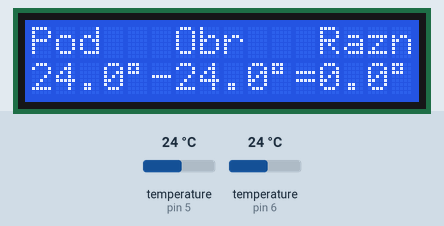
The sketch below on a simulated Arduino Uno, built with avr-gcc and run on an emulated ATmega328P. Shown: 16×2 character LCD. Inputs (shaded band) come from the test bench; at power-on: temperature (sensors on pin 5, pin 6) 24 °C.

Above: at 1.2 s.
1.3 s: temperature (sensor on pin 5) set to 12 °C
At 2.8 s:
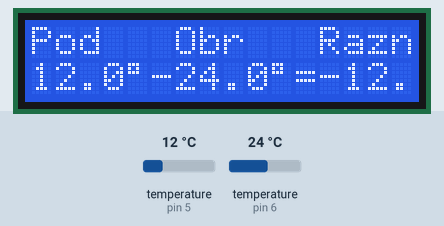
3.6 s: temperature (sensor on pin 6) set to 12 °C
At 4.8 s:
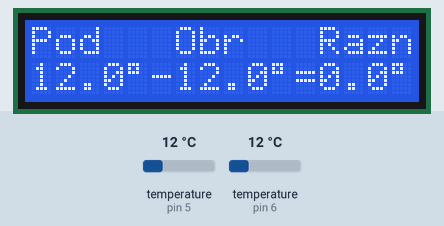
5.7 s: temperature (sensor on pin 6) set to 4 °C
At 6.8 s:
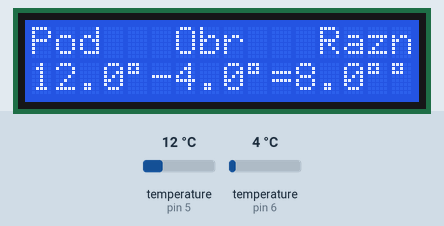
7.8 s: temperature (sensor on pin 5) set to 4 °C
At 9.7 s:
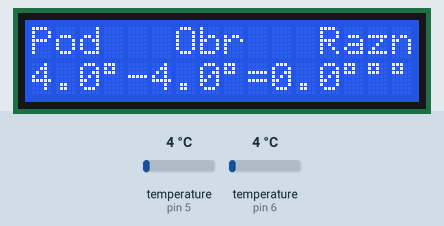
10.0 s: temperature (sensor on pin 5) set to 19 °C
At 11.8 s:
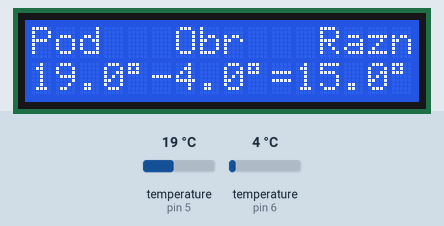
12.1 s: temperature (sensor on pin 6) set to 19 °C
At 13.8 s:
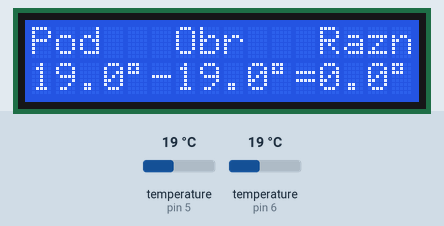
Timing chart, 0 to 15.2 s (numbered marks = the images above; inputs shaded):
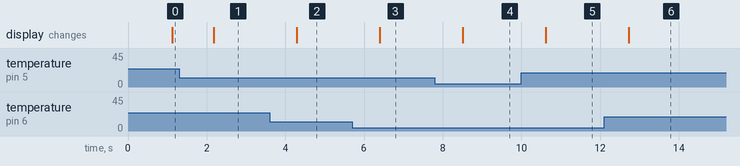

Measured:
- after the input at 1.3 s, the display: changes after 0.88 s (image 1)
- after the input at 3.6 s, the display: changes after 0.69 s (image 2)
- after the input at 5.7 s, the display: changes after 0.70 s (image 3)
- after the input at 7.8 s, the display: changes after 0.71 s (image 4)
- after the input at 10.0 s, the display: changes after 0.61 s (image 5)
- after the input at 12.1 s, the display: changes after 0.62 s (image 6)

The sketch:

termo.ino
```cpp
#include <LiquidCrystal_I2C.h>      // подключаем библу
LiquidCrystal_I2C lcd(0x3F, 16, 2); // адрес, столбцов, строк
#include <microDS18B20.h>
MicroDS18B20<5> sensor_1;
MicroDS18B20<6> sensor_2;

void setup() {
  lcd.init();           // инициализация
  lcd.backlight();      // включить подсветку
}
void loop() {
  // запрашиваем температуру
  sensor_1.requestTemp();
  sensor_2.requestTemp();
  // ждём
  delay(1000);
  // получаем и записываем в переменные
  float t1 = sensor_1.getTemp();
  float t2 = sensor_2.getTemp();

  lcd.home();
  lcd.setCursor(0, 0); // Устанавливаем курсор
  lcd.print("Pod");
  lcd.setCursor(6, 0); // Устанавливаем курсор
  lcd.print("Obr");
  lcd.setCursor(12, 0); // Устанавливаем курсор
  lcd.print("Razn");

  lcd.setCursor(0, 1); // Устанавливаем курсор

  lcd.print(t1, 1);     // температура 1
  lcd.write(223);       // градус
  lcd.print('-');       // "минус"
  lcd.print(t2, 1);     // температура 2
  lcd.write(223);       // градус
  lcd.print('=');       // "равно"
  lcd.print(t1 - t2, 1);  // ищем разность и выводим
  lcd.write(223);       // градус
}
```
